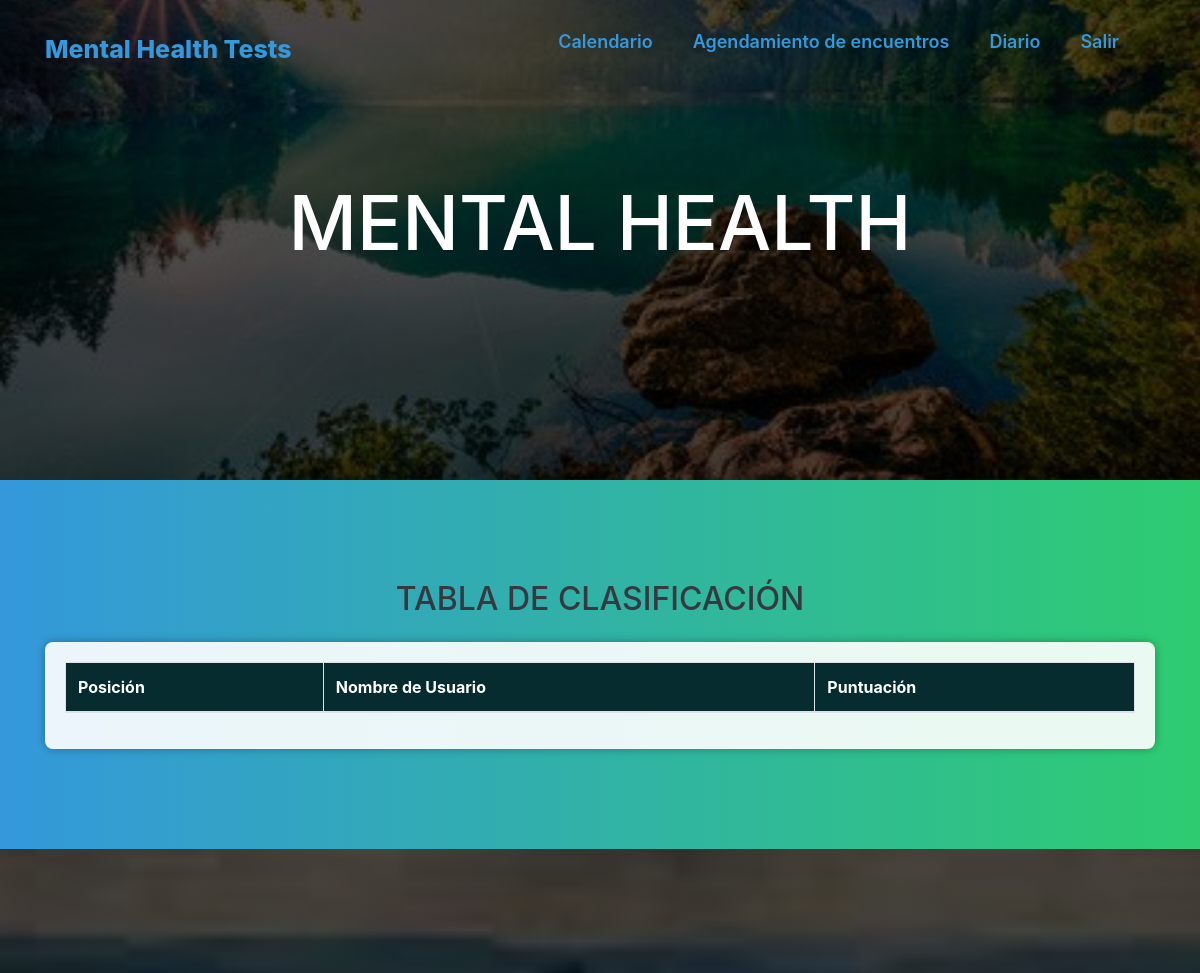
Page /clasificacion/ (upper part) on the earlier database version.
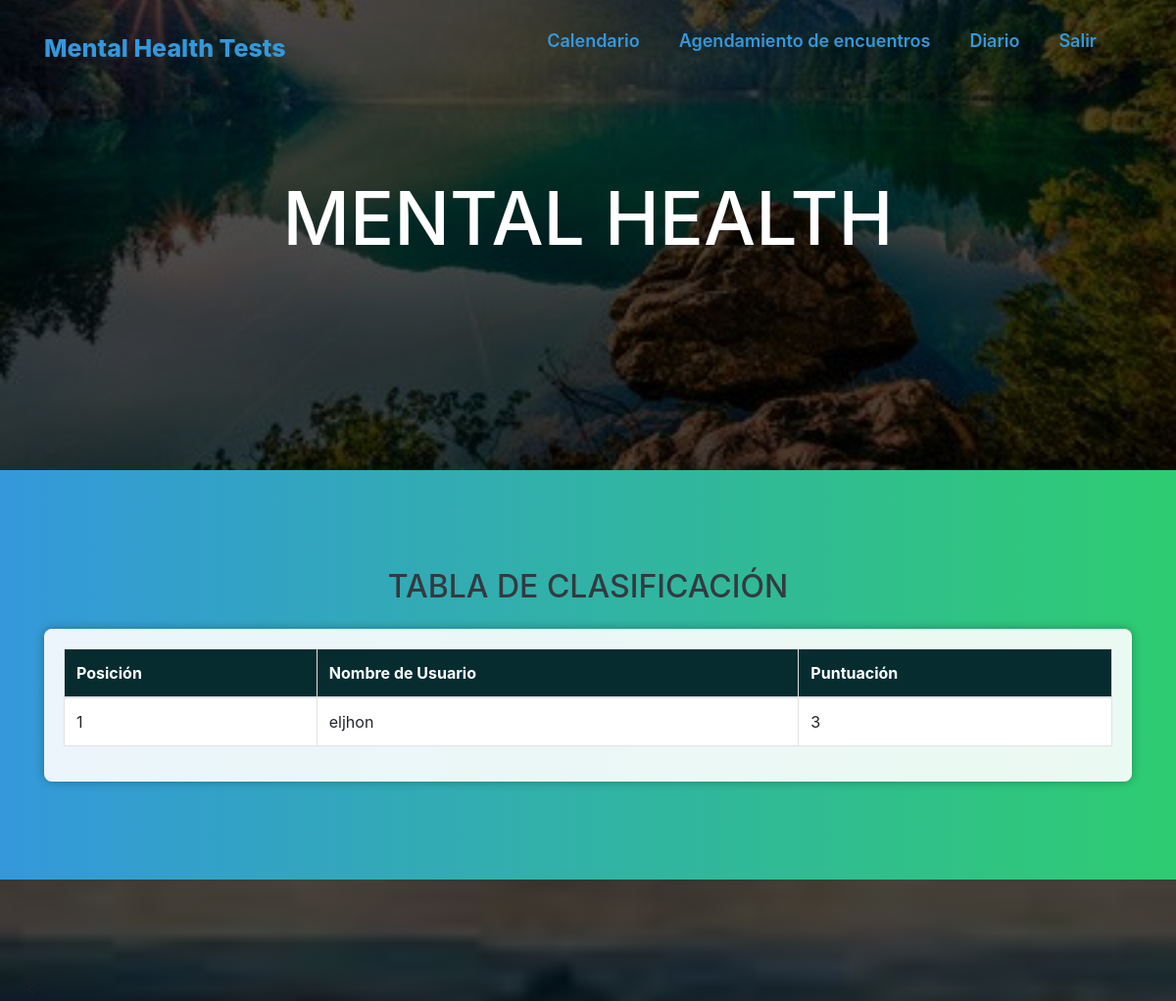
Same page on the later database version.
### core/models.py (models this page shows, shortened)
class Puntuacion(models.Model):
    usuario = models.ForeignKey(User, on_delete=models.CASCADE)
    respuestas_correctas = models.IntegerField()
    fecha = models.DateTimeField(auto_now_add=True)

### PMHT/views.py (the view)
# urls.py: path('clasificacion/', views.mostrar_clasificacion, name='clasificacion'),
def mostrar_clasificacion(request):
    puntuaciones = Puntuacion.objects.order_by('-respuestas_correctas')
    return render(request, 'clasificacion.html', {'puntuaciones': puntuaciones})

### templates/clasificacion.html (shortened to what this page needs)
{% load static %}
<!DOCTYPE html>
<html lang="en">
<head>
    <link rel="stylesheet" type="text/css" href="{% static 'css/clasificacion.css' %}">
    <link rel="stylesheet" href="https://maxcdn.bootstrapcdn.com/bootstrap/4.5.2/css/bootstrap.min.css">
    <link rel="stylesheet" href="https://cdn.jsdelivr.net/npm/bootstrap-icons@1.11.1/font/bootstrap-icons.css">
    <link href="https://maxcdn.bootstrapcdn.com/bootstrap/4.5.2/css/bootstrap.min.css" rel="stylesheet">
</head>
<body>
    <header class="header">
        <div class="menu container">
            <a href="{% url 'inicio' %}" class="logo">Mental Health Tests</a>
            {% include 'navbar.html' %}
        </div>
        <div class="header-content container">
            <h1>Mental Health </h1>
        </div>
    </header>
    <section class="coffee">
        <div class="container">
            <h2 class="text-center text-dark mb-4">Tabla de Clasificación</h2>
            <div class="table-section">
                <div class="table-responsive">
                    <table class="table table-bordered">
                        <thead class="table-header">
                            <tr>
                                <th scope="col">Posición</th>
                                <th scope="col">Nombre de Usuario</th>
                                <th scope="col">Puntuación</th>
                            </tr>
                        </thead>
                        <tbody class="table-content">
                            {% for puntuacion in puntuaciones %}
                            <tr {% if forloop.first %}class="top-user"{% endif %}>
                                <td>{{ forloop.counter }}</td>
                                <td>
                                    {% if puntuacion.usuario %}
                                    {{ puntuacion.usuario.username }}
                                    {% else %}
                                    Nombre no disponible
                                    {% endif %}
                                </td>
                                <td>{{ puntuacion.respuestas_correctas }}</td>
                            </tr>
                            {% endfor %}
                        </tbody>
                    </table>
                </div>
            </div>
        </div>
    </section>
    <main class="services">
        <i class="bi bi-chevron-left m-4"><a href="{% url 'inicio' %}"></a></i>
    </main>
</body>
</html>

### templates/navbar.html (shortened to what this page needs)
<nav class="navbar">
    <ul>
        <li><a href="{% url 'calendario' %}"> Calendario</a></li>
        <li><a href="{% url 'agendar_encuentro' %}"> Agendamiento de encuentros</a></li>
        <li><a href="{% url 'categoria_detalle' categoria_id=1 %}"> Diario</a></li>
        <li><a href="{% url 'logout' %}"> Salir</a></li>
    </ul>
</nav>

### static/css/clasificacion.css (style rules this page uses)
* { margin: 0; padding: 0; box-sizing: border-box; text-decoration: none; list-style: none; }
body { font-family: 'Poppins', sans-serif; margin: 0; font-family: Arial, sans-serif; background: linear-gradient(90deg, #2ecc71, #3498db); }
.container { max-width: 1200px; margin: 0 auto; }
.header { background-image: linear-gradient( rgba(0,0,0,0.7), rgba(0,0,0,0.7)), url(../images/bg.jpg); background-position: center bottom; background-repeat: no-repeat; background-size: cover; min-height: 60vh; display: flex; align-items: center; }
.menu { position: absolute; top: 0; left: 0; right: 0; display: flex; align-items: center; justify-content: space-between; }
.logo { color: #3498db; font-size: 25px; font-weight: 800; }
.menu .navbar ul li { position: relative; float: left; }
.menu .navbar ul li a { font-size: 18px; padding: 20px; color: #3498db; display: block; font-weight: 600; }
.header-content { text-align: center; }
.header-content h1 { font-size: 75px; line-height: 80px; color: #ffffff; text-transform: uppercase; margin-bottom: 35px; }
.coffee { padding: 100px 0; background: linear-gradient(90deg, #3498db, #2ecc71); position: relative; }
.services { background-image: linear-gradient( rgba(0,0,0,0.7), rgba(0,0,0,0.7)), url(../images/bg2.jpg); background-position: center center; background-repeat: no-repeat; background-size: cover; background-attachment: fixed; padding: 100px 0; flex-direction: column; }
h2, h1 { font-size: 100px; line-height: 70px; color: #000000; text-transform: uppercase; margin-bottom: 20px; width: auto; }
.table-section { background-color: rgba(255, 255, 255, 0.9); padding: 20px; border-radius: 8px; box-shadow: 0 0 10px rgba(0, 0, 0, 0.3); }
.table-header { background-color: #062C30; color: #ffffff; }
.table-header th { border-color: #454d55; }
.table-content { background-color: #ffffff; }
.top-user td:first-child { background-color: transparent !important; }

Differences in the rows shown:
added Puntuacion: usuario.username "eljhon", respuestas_correctas "3"
